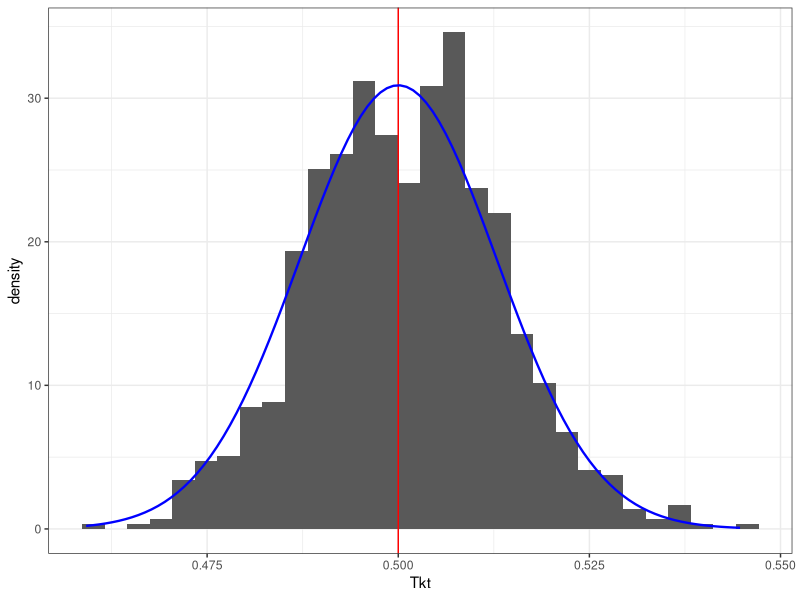
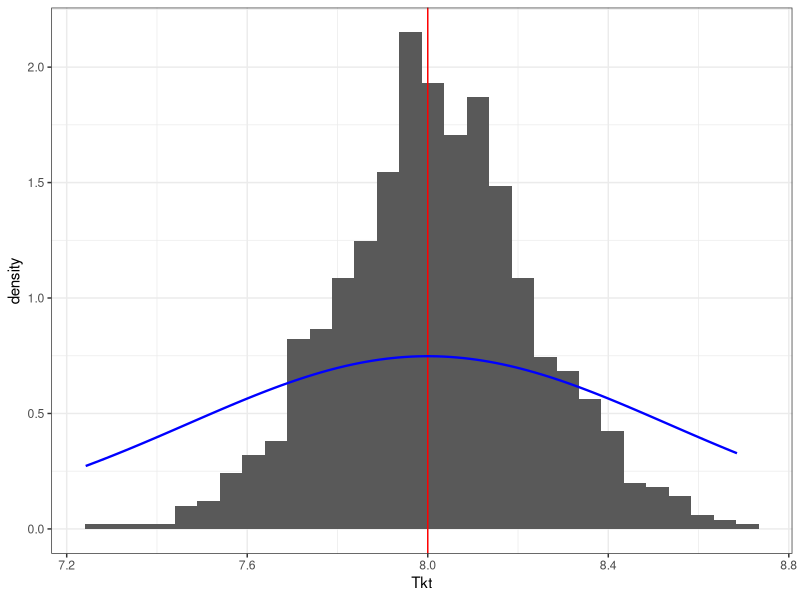
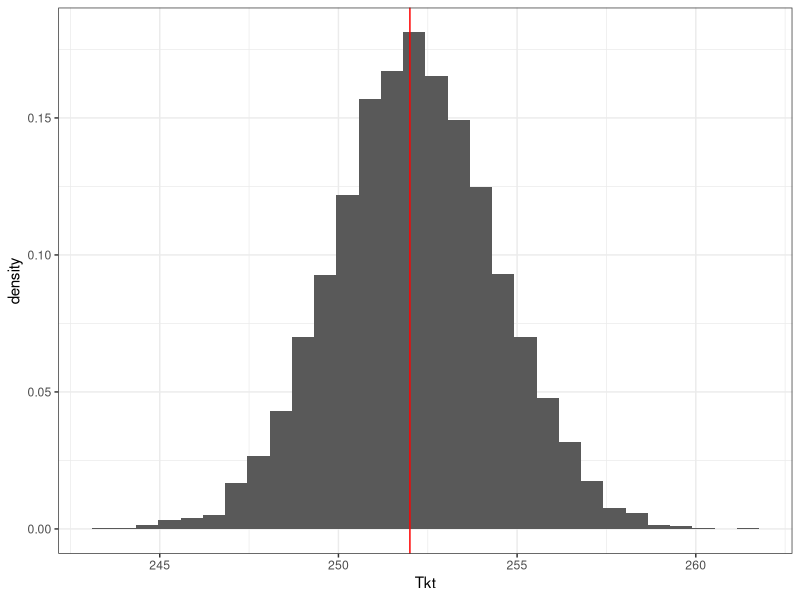
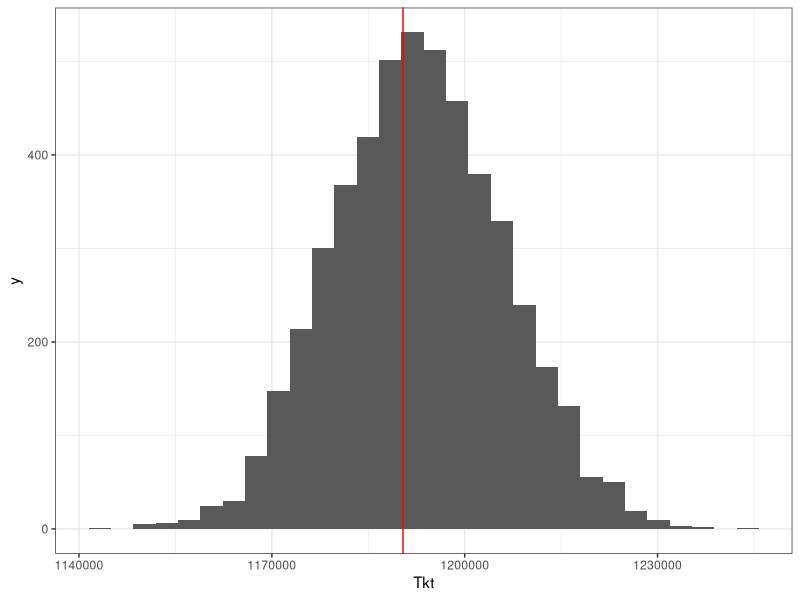

These figures' R source, in order:
library(tidyverse)

n <- 1000
m <- 1000
N <- n+m
lambda <- m/N

gen.data <- function(m,n) {
  Z <- rnorm(m+n)
  return(Z)
}


calc.Tk <- function(Z, m, k) {
  N <- length(Z)
  R <- rank(Z)[(m+1):N]-1
  sum(R^k)
}


calc.Tk.tilde <- function(Z,m,k) {
  N <- length(Z)
  n <- N-m
  Tk <- calc.Tk(Z,m,k)
  #   Tkt <- Tk - factorial(k)^2 * sum(((1:n)-1)^k)
  Tkt <- Tk - sum(((1:n)-1)^k)
  Tkt <- N^(k-1) * Tkt / (choose(n,k) * choose(m,k))
  return(Tkt)
}

# Prende in input la potenza h del binomio e restituisce i coefficienti
# della riga (h+1), che corrisponde ai coefficienti della potenza
# h-esima del binomio
pascalTriangle <- function(h) {
  lapply(0:h, function(i) choose(i, 0:i))[[h+1]]
}


calc.theory.mean.k <- function(m,n,k) {
  N <- n+m
  lambda <- m/N
  r_seq <- 0:(k-1)
  # pascalTriangle(k)[1:k] in questo modo escludo l'ultimo coefficiente
  # che non è incluso nel calcolo della media
  mu <- (factorial(k))^2 * sum( pascalTriangle(k)[1:k] / ( lambda^(r_seq) * (1-lambda)^(k-r_seq-1) )) / (k+1)
  return(mu)
}


aus_e3 = function(k){

  out = 1/((2*k+1))*1/(2^(2*k-2))+
    (k-1)^2 * sum( choose(2*k-2, (0:(2*k-2))) * (-1)^(0:(2*k-2)) / (3:(2*k+1))) +
    (k-1)/(2^(k-2)) * sum(choose(2*k-1, (0:(2*k-1))) * (-1)^(0:(2*k-1)) / (2:(2*k+1)))

  return(out)
}


ausss_E3 = function(k){

  f1 = sum(sapply(1:(k-1),
                  function(h) {
                    sum(sapply(0:(2*h), function(s) choose(2*h,s)*(-1)^s /  (2*k-2*h+s+1)  ) ) /
                      ( (factorial(k-h)*factorial(h))^2 )
                  }
  )
  )

  f2 = 1/((2*k+1)*factorial(k)^2)

  f3 = 2*sum(sapply(1:(k-1),
                    function(h) {
                      sum(sapply(0:(k+h), function(s) choose(k+h,s)*(-1)^s / (k-h+s+1))) /
                        ( factorial(k)*factorial(h)*factorial(k-h) )
                    }
  )
  )

  f4 = 2*sum(sapply(1:(k-1),
                    function(h) {
                      sum(sapply((h+1):(k-1),
                                 function(t){
                                   sum(sapply(0:(h+t), function(s) choose(h+t,s)*(-1)^s / (2*k-h-t+s+1))) /
                                     ( factorial(h)*factorial(k-h)*factorial(t)*factorial(k-t))
                                 }
                      )
                      )
                    }
  )
  )

  out = f1+f2+f3+f4

  return(out)
}




Ehh00 = function(k, lambda){

  out <- (factorial(k))^4/((1-lambda)^(2*k-2))*ausss_E3(k)

  return(out)
}





Ehhr0 = function(k, lambda){

  r_seq <- 1:(k-1)

  coeff_r0 <- (factorial(k))^2 * pascalTriangle(k)[2:k] * factorial(k-r_seq) * factorial(k-r_seq-1) * factorial(r_seq)^2 /
    ( k*lambda^(r_seq)*(1-lambda)^(2*k-r_seq-2) )
  E_r0 <- choose(k-1,k-r_seq-1)*choose(k,1)^2*choose(k-1,r_seq) * ausss_E3(k) +
    choose(k-1,k-r_seq) * choose(k,1)^2 * choose(k-1,r_seq)/(k+1)^2

  out <- sum(coeff_r0*E_r0)

  return(out)
}




Ehhrs = function(k, lambda){

  r_seq <- 1:(k-1)
  s_seq <- 1:(k-1)

  expo_rs = outer(r_seq, s_seq, "+")
  lambdas = ( lambda^(expo_rs)*(1-lambda)^(2*k-expo_rs-2) )

  c_krs = outer(pascalTriangle(k)[2:k], pascalTriangle(k)[2:k], "*")
  factorial_r = factorial(k-r_seq) * factorial(k-r_seq-1) * factorial(r_seq)^2
  factorial_s = factorial(k-s_seq) * factorial(k-s_seq-1) * factorial(s_seq)^2
  factorial_rs = outer(factorial_r, factorial_s, "*")
  coeff_rs <- c_krs * factorial_rs / lambdas

  weights1_r = choose(k-1,k-r_seq) * choose(k,1) * choose(k-1,r_seq)
  weights1_s = choose(k-1,k-s_seq) * choose(k,1) * choose(k-1,s_seq)
  weights1_rs = outer(weights1_r, weights1_s, "*")

  weights2_r = choose(k-1,k-r_seq) * choose(k,1) * choose(k-1,r_seq)
  weights2_s = choose(k-1, k-s_seq-1) * choose(k,1) * choose(k-1, s_seq)
  weights2_rs = outer(weights2_r, weights2_s, "*")

  weights3_r = choose(k-1,k-r_seq-1) * choose(k,1) * choose(k-1,r_seq)
  weights3_s = choose(k-1, k-s_seq-1) * choose(k,1) * choose(k-1, s_seq)
  weights3_rs = outer(weights3_r, weights3_s, "*")

  E_rs =  weights1_rs / (k+1)^2 + 2 * weights2_rs / (k+1)^2 + weights3_rs * ausss_E3(k)

  out <- sum(coeff_rs*E_rs)

  return(out)
}



calc.theory.variance.k <- function(m,n,theta,k) {

  N <- n+m
  lambda <- m/N

  if(k==1)
    z_10 <- 1/12

  if(k>1){
    Ehh <- Ehh00(k = k, lambda = lambda) + 2*Ehhr0(k = k, lambda = lambda) + Ehhrs(k = k, lambda = lambda)

    # z_10
    z_10 <- Ehh-theta^2
  }

  # generic k variance
  variance <- z_10*k^2/(N*lambda*(1-lambda))

  return(variance)

}




k <- 2
B <- 1000

n <- 1000
m <- 1000
N <- n+m
lambda <- m/N

calc.theory.mean.k(m,n, k=2)
4*(2-lambda)/(3*lambda*(1-lambda))
calc.theory.variance.k(m,n,theta=calc.theory.mean.k(m,n,k=2),k=2)
64/(45*N*lambda^3*(1-lambda)^3)




# OSSERVAZIONE: più k è grande più la velocità di convergenza è lenta,
# nel senso che n,m devono essere più grandi per arrivare a convergenza per k grande

k <- 1
B <- 1000

n <- 1000
m <- 1000
N <- n+m
lambda <- m/N

stats <- sapply(1:B, function(b) {
  Z <- gen.data(m,n)
  calc.Tk.tilde(Z,m,k)
})

mean(stats)
(mean.theory = calc.theory.mean.k(m,n, k=k))
var(stats)
(variance.theory = calc.theory.variance.k(m,n, theta=mean.theory, k=k))

pp <- tibble(Tkt = stats) %>%
  ggplot(aes(x=Tkt)) +
  geom_histogram(aes(y=..density..)) +
  geom_vline(xintercept=mean.theory, color="red") +
  stat_function(fun = dnorm, args = list(mean = mean.theory, sd = sqrt(variance.theory)),
                color = "blue", lwd = 0.8) +
  theme_bw()
pp


k <- 2
B <- 1000

n <- 1000
m <- 1000
N <- n+m
lambda <- m/N

stats <- sapply(1:B, function(b) {
  Z <- gen.data(m,n)
  calc.Tk.tilde(Z,m,k)
})

mean(stats)
(mean.theory = calc.theory.mean.k(m,n, k=k))
var(stats)
(variance.theory = calc.theory.variance.k(m,n, theta=mean.theory, k=k))

pp <- tibble(Tkt = stats) %>%
  ggplot(aes(x=Tkt)) +
  geom_histogram(aes(y=..density..)) +
  geom_vline(xintercept=mean.theory, color="red") +
  stat_function(fun = dnorm, args = list(mean = mean.theory, sd = sqrt(variance.theory)),
                color = "blue", lwd = 0.8) +
  theme_bw()
pp








k <- 3
B <- 5000

n <- 10000
m <- 10000
N <- n+m
lambda <- m/N

stats <- sapply(1:B, function(b) {
  Z <- gen.data(m,n)
  calc.Tk.tilde(Z,m,k)
})

mean(stats)
(mean.theory = calc.theory.mean.k(m,n, k=k))
var(stats)
(variance.theory = calc.theory.variance.k(m,n, theta=mean.theory, k=k))

pp <- tibble(Tkt = stats) %>%
  ggplot(aes(x=Tkt)) +
  geom_histogram(aes(y=..density..)) +
  geom_vline(xintercept=mean.theory, color="red") +
  stat_function(fun = dnorm, args = list(mean = mean.theory, sd = sqrt(variance.theory)),
                color = "blue", lwd = 0.8) +
  theme_bw()
pp



k <- 5
B <- 5000

n <- 10000
m <- 10000
N <- n+m
lambda <- m/N

stats <- sapply(1:B, function(b) {
  Z <- gen.data(m,n)
  calc.Tk.tilde(Z,m,k)
})

mean(stats)
(mean.theory = calc.theory.mean.k(m,n, k=k))
var(stats)
(variance.theory = calc.theory.variance.k(m,n, theta=mean.theory, k=k))

pp <- tibble(Tkt = stats) %>%
  ggplot(aes(x=Tkt)) +
  geom_histogram() +
  geom_vline(xintercept=mean.theory, color="red") +
  stat_function(fun = dnorm, args = list(mean = mean.theory, sd = sqrt(variance.theory)),
                color = "blue", lwd = 0.8) +
  theme_bw()
pp

















